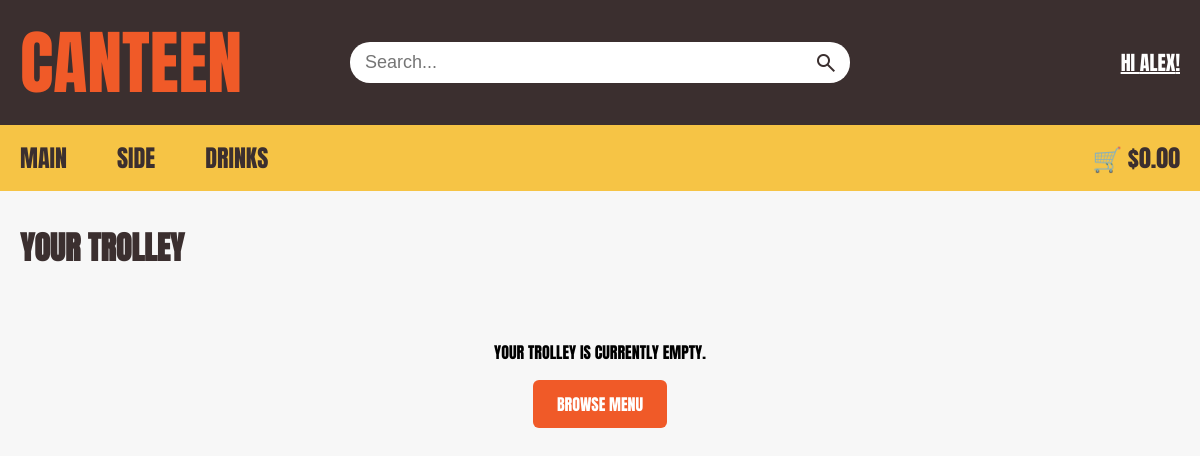
Before: /trolley (signed in) with the older database file.
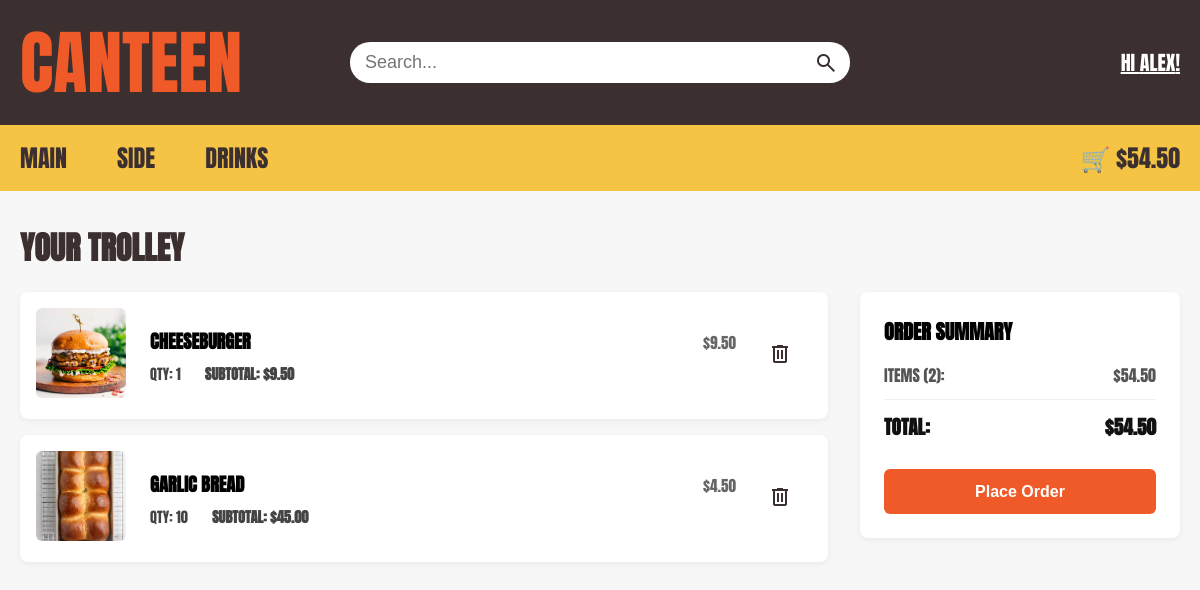
After: the same page with the newer database file.
### tables this page shows
CREATE TABLE Trolley (trolley_ID INTEGER PRIMARY KEY, user_ID INTEGER REFERENCES User (ID), item_ID INTEGER REFERENCES Menu (item_ID), quantity INTEGER);

CREATE TABLE Menu (item_ID INTEGER PRIMARY KEY NOT NULL UNIQUE, item_name TEXT, item_type TEXT, is_available INTEGER, price NUMERIC (10, 2), item_photo TEXT);

### app.py (the view)
@app.route('/trolley')
def trolley():
    if 'user_id' not in session:
        return redirect('/login')
    user_ID = session['user_id']
    db = get_db()
    db.row_factory = sqlite3.Row
    trolley_items = db.execute(
        """
        SELECT
            Trolley.trolley_ID,
            Trolley.item_ID,
            Trolley.quantity,
            Menu.item_name,
            Menu.price,
            Menu.item_photo
        FROM Trolley
        JOIN Menu
            ON Trolley.item_ID = Menu.item_ID
        WHERE Trolley.user_ID = ?
        """,
        (user_ID,)
    ).fetchall()
    total = sum(
        item['price'] * item['quantity']
        for item in trolley_items
    )
    return render_template(
        'trolley.html',
        trolley_items=trolley_items,
        total=total
    )

### app.py (called while the page is built)
def get_db():
    db = getattr(g, '_database', None)
    if db is None:
        db = g._database = sqlite3.connect(DATABASE)
    return db

@app.teardown_appcontext
def close_connection(exception):
    db = getattr(g, '_database', None)
    if db is not None:
        db.close()

### templates/trolley.html (shortened to what this page needs)
<!DOCTYPE html>
<html lang="en">
<head>
  <link rel="stylesheet" href="{{ url_for('static', filename='style.css') }}">
  <link rel="stylesheet" href="{{ url_for('static', filename='trolley.css') }}">
</head>
<body>
  <header>
    <div class="top-bar">
      <div class="container top-bar-content">
        <div class="top-left"><a href="{{ url_for('home') }}">CANTEEN</a></div>
        <form class="search-container" method="GET" action="{{ url_for('search') }}">
          <input type="text" placeholder="Search..." name="query" autocomplete="off">
          <button type="submit" class="search-btn">
            <span class="material-symbols-outlined">search</span>
          </button>
        </form>
        {% if session.get('user_id') %}
          <a class="top-right" onclick="OpenAccountmanage();return false;" id="accountpopup" href="#">Hi {{ session['first_name'] }}!</a>
        {% else %}
          <div class="top-right"><p><a href="{{ url_for('user_login') }}">Log in</a> / <a href="{{ url_for('signup') }}">Sign up</a></p></div>
        {% endif %}
      </div>
    </div>
    <nav class="bottom-nav">
      <div class="container nav-content">
        <div class="nav-links">
          <a href="{{ url_for('catergory', item_type='Main') }}">Main</a>
          <a href="{{ url_for('catergory', item_type='Side') }}">Side</a>
          <a href="{{ url_for('catergory', item_type='Drink') }}">Drinks</a>
        </div>
        <div class="cart">
          <a href="{{ url_for('trolley') }}">🛒 ${{ "%.2f"|format(total) }}</a>
        </div>
      </div>
    </nav>
  </header>
  <main class="container trolley-container">
    <h1>Your Trolley</h1>
    {% if trolley_items %}
      <div class="trolley-layout">
        <div class="trolley-items-list">
          {% for item in trolley_items %}
            <div class="trolley-card">
              <div class="item-image">
                <img src="{{ url_for('static', filename='images/' + item.item_photo) }}" alt="{{ item.item_name }}">
              </div>
              <div class="item-details">
                <div class="item-header">
                  <h2>{{ item.item_name }}</h2>
                  <span class="item-price">${{ "%.2f"|format(item.price) }}</span>
                </div>
                <div class="item-meta">
                  <span class="item-qty">Qty: {{ item.quantity }}</span>
                  <span class="item-subtotal">Subtotal: ${{ "%.2f"|format(item.price * item.quantity) }}</span>
                </div>
              </div>
              <button class="remove-btn" data-item-id="{{ item.item_ID }}" onclick="removeItemFromTrolley(this.dataset.itemId)" title="Remove item">
                <span class="material-symbols-outlined">delete</span>
              </button>
            </div>
          {% endfor %}
        </div>
        <div class="trolley-summary">
          <h2>Order Summary</h2>
          <div class="summary-row">
            <span>Items ({{ trolley_items|length }}):</span>
            <span>${{ "%.2f"|format(total) }}</span>
          </div>
          <hr class="summary-divider">
          <div class="summary-row total-row">
            <span>Total:</span>
            <span>${{ "%.2f"|format(total) }}</span>
          </div>
          <button class="checkout-btn">Place Order</button>
        </div>
      </div>
    {% else %}
      <div class="empty-trolley">
        <p>Your trolley is currently empty.</p>
        <a href="{{ url_for('home') }}" class="browse-btn">Browse Menu</a>
      </div>
    {% endif %}
  </main>
</body>
</html>

### static/style.css (style rules this page uses)
* { margin: 0; padding: 0; box-sizing: border-box; }
body { margin: 0; padding: 0; overflow-x: hidden; background-color: #f7f7f7; font-family: "Anton", sans-serif; text-transform: uppercase; }
.container { width: 100%; max-width: 1400px; margin-left: auto; margin-right: auto; padding-left: 20px; padding-right: 20px; }
.top-bar { background: #3b2f2f; width: 100%; padding: 10px 0; }
.top-bar-content { display: flex; justify-content: space-between; align-items: center; }
.top-left, .top-right { flex: 1; }
.top-left a { color: #f05a28; font-size: 70px; text-decoration: none; display: flex; }
.top-right { display: flex; justify-content: flex-end; align-items: center; color: white; font-size: 20px; }
.search-container { display: flex; align-items: center; flex-grow: 1; max-width: 500px; background: #ffffff; border-radius: 20px; overflow: hidden; margin: 0 20px; }
.search-container input { flex-grow: 1; border: none; padding: 10px 15px; outline: none; font-size: 18px; background: transparent; text-transform: none; -webkit-appearance: none; appearance: none; }
.search-btn { background: transparent; border: none; height: 100%; padding: 0 0 0 8px; display: flex; align-items: center; justify-content: center; cursor: pointer; outline: none; }
.material-symbols-outlined { margin: 0 12px 0 0; font-size: 24px !important; color: #3b2f2f; cursor: pointer; }
.bottom-nav { background-color: #f6c445; width: 100%; transition: top 0.3s; }
.nav-content { display: flex; justify-content: space-between; align-items: center; }
.nav-links { display: flex; gap: 10px; }
.nav-links a:first-child { padding-left: 0; }
.bottom-nav a { text-decoration: none; color: #3b2f2f; padding: 15px 20px; font-weight: 400; display: inline-block; font-size: 24px; }
.cart a { margin-left: auto; padding: 12px 0px 12px 20px; }
h1 { font-weight: 700; font-style: normal; text-align: left; margin: 25px 0 20px 0; color: #3b2f2f; }

### static/trolley.css (style rules this page uses)
.trolley-container { margin-top: 2rem; margin-bottom: 3rem; }
.trolley-layout { display: grid; grid-template-columns: 1fr 320px; gap: 2rem; align-items: start; }
.trolley-items-list { display: flex; flex-direction: column; gap: 1rem; }
.trolley-card { display: flex; align-items: center; background: #ffffff; padding: 1rem; border-radius: 8px; box-shadow: 0 2px 6px rgba(0, 0, 0, 0.06); gap: 1.5rem; }
.item-image img { width: 90px; height: 90px; object-fit: cover; border-radius: 6px; }
.item-details { flex: 1; }
.item-header { display: flex; justify-content: space-between; align-items: baseline; margin-bottom: 0.5rem; }
.item-header h2 { font-size: 1.15rem; margin: 0; }
.item-price { color: #666; font-size: 0.95rem; }
.item-meta { display: flex; gap: 1.5rem; font-size: 0.9rem; color: #444; }
.item-subtotal { font-weight: bold; }
.remove-btn { background: transparent; border: none; color: #d9534f; cursor: pointer; padding: 0.5rem; border-radius: 4px; transition: background 0.2s; }
.trolley-summary { background: #ffffff; padding: 1.5rem; border-radius: 8px; box-shadow: 0 2px 6px rgba(0, 0, 0, 0.06); position: sticky; top: 1rem; }
.trolley-summary h2 { font-size: 1.25rem; margin-top: 0; margin-bottom: 1rem; }
.summary-row { display: flex; justify-content: space-between; margin-bottom: 0.75rem; color: #555; }
.total-row { font-size: 1.2rem; font-weight: bold; color: #111; margin-top: 0.75rem; }
.summary-divider { border: none; border-top: 1px solid #eee; margin: 0.75rem 0; }
.checkout-btn { width: 100%; padding: 0.85rem; background-color: #f05a28; color: white; border: none; border-radius: 6px; font-size: 1rem; font-weight: bold; cursor: pointer; margin-top: 1rem; transition: background 0.2s; }

Changed rows visible on the page:
added Trolley: item_photo (picture), item_name "CHEESEBURGER", quantity "1"
now on this page (row unchanged): Menu: price "9.50", item.price*item.quantity "9.50"
added Trolley: item_photo (picture), item_name "GARLIC BREAD", quantity "10"
now on this page (row unchanged): Menu: price "4.50", item.price*item.quantity "45.00"
Other visible differences:
{{ "%.2f"|format(total) }}: "0.00" → "54.50"
{{ trolley_items|length }}: (not shown) → "2"
{{ "%.2f"|format(total) }}: (not shown) → "54.50"
text no longer shown: "YOUR TROLLEY IS CURRENTLY EMPTY. BROWSE MENU"
text now shown: "ORDER SUMMARY ITEMS ( ): $ TOTAL: $ Place Order"
